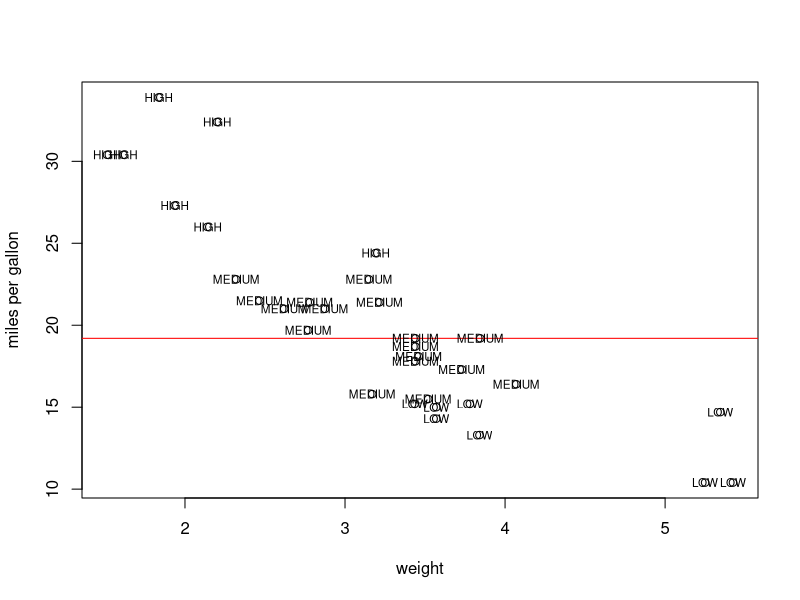

This chart was generated by the following R code:
taylor.series <- function(x, n) {
  
  num = (-1)^n
  denom = factorial(2*n + 1)
  result = (num/denom) * x^(2*n + 1)
  
  return (result)
}

taylor.sin <- function(x, eps=10^-6) { # line 1
  n <- 0 # line 2
 
  t.approx <- taylor.series(x, n) # line 3
  
  err = abs(sin(x) - t.approx) # line 4
  
  while (err > eps) { # line 5
    n = n + 1 # line 6
    
    t.approx <- t.approx + taylor.series(x, n) # line 7
    
    err = abs(sin(x) - t.approx) # line 8
    
    print(err) # line 9
  }
  
  return (n) # line 10
  
}

q1 = quantile(mtcars$mpg, c(0.25, 0.75))

mtcars$fuelcat[mtcars$mpg < q1[1]] <- "LOW"
mtcars$fuelcat[mtcars$mpg >= q1[1] & mtcars$mpg <= q1[2]] <- "MEDIUM"
mtcars$fuelcat[mtcars$mpg > q1[2]] <- "HIGH"

length(mtcars$fuelcat[mtcars$fuelcat == "LOW"])
length(mtcars$fuelcat[mtcars$fuelcat == "MEDIUM"])
length(mtcars$fuelcat[mtcars$fuelcat == "HIGH"])

mtcars <- mtcars[order(mtcars$wt),]

plot(mtcars$wt, mtcars$mpg, xlab="weight", ylab="miles per gallon")

abline(h = median(mtcars$mpg), col = "red")

text(mtcars$wt, mtcars$mpg, mtcars$fuelcat, cex = 0.7)


